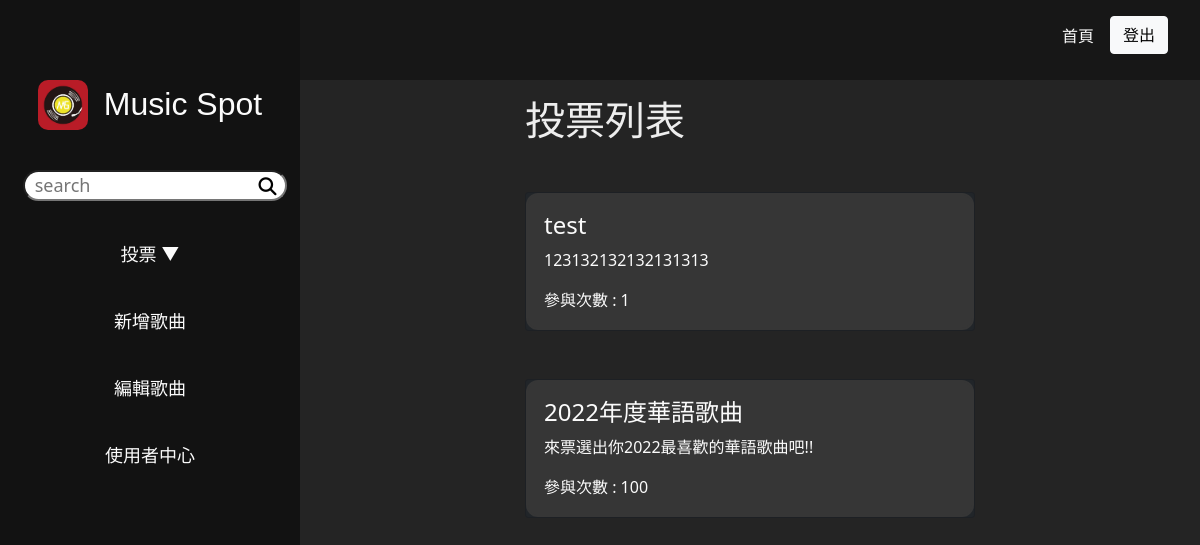
/center.php?do=survey_result (signed in), run on the app's committed database.
### tables this page shows
CREATE TABLE `survey_subjects` (
  `id` int(10) UNSIGNED NOT NULL,
  `subject` text NOT NULL,
  `type` tinyint(1) NOT NULL,
  `content` text DEFAULT NULL,
  `active` tinyint(1) NOT NULL,
  `vote` int(10) UNSIGNED NOT NULL,
  `created_at` timestamp NOT NULL DEFAULT current_timestamp(),
  `update_at` timestamp NOT NULL DEFAULT current_timestamp() ON UPDATE current_timestamp()
);

### front/survey.php (the view)
<div class="mx-auto w-50 mt-3">
    <h1>投票列表</h1>
    <?php
    include_once "./db/base.php";
    $surveys = all("survey_subjects");
    foreach ($surveys as $survey) {
        if ($survey['active'] == 1) {
            if ($_GET['do'] == 'survey') {
                echo "<a href='./center.php?do=survey_vote&id={$survey['id']}' >";
            } else {
                echo "<a href='./center.php?do=survey_result&id={$survey['id']}' >";
            }
    ?>
            <div class="card bg-dark text-white mt-5">
                <div class="card-body">
                    <h4 class="card-title"><?= $survey['subject'] ?></h4>
                    <p class="card-text"><?= $survey['content'] ?></p>
                    <p class="card-text">參與次數 : <?= $survey['vote'] ?></p>
                </div>
                </a>
            </div>
    <?php
        }
    };
    ?>
</div>

### css/centerStyle.css (style rules this page uses)
* { box-sizing: border-box; margin: 0; padding: 0; }
a { text-decoration: none; color: rgb(251, 251, 251); }
body { background-color: #242424; color: #eee; }
.card-body { background-color: rgb(54, 54, 54); transition: all .2s; border-radius: 12px; border: 2px solid rgb(54, 54, 54); }

### data on the page
survey_subjects: subject "test", content "123132132132131313", vote "1"
survey_subjects: subject "2022年度華語歌曲", content "來票選出你2022最喜歡的華語歌曲吧!!", vote "100"
